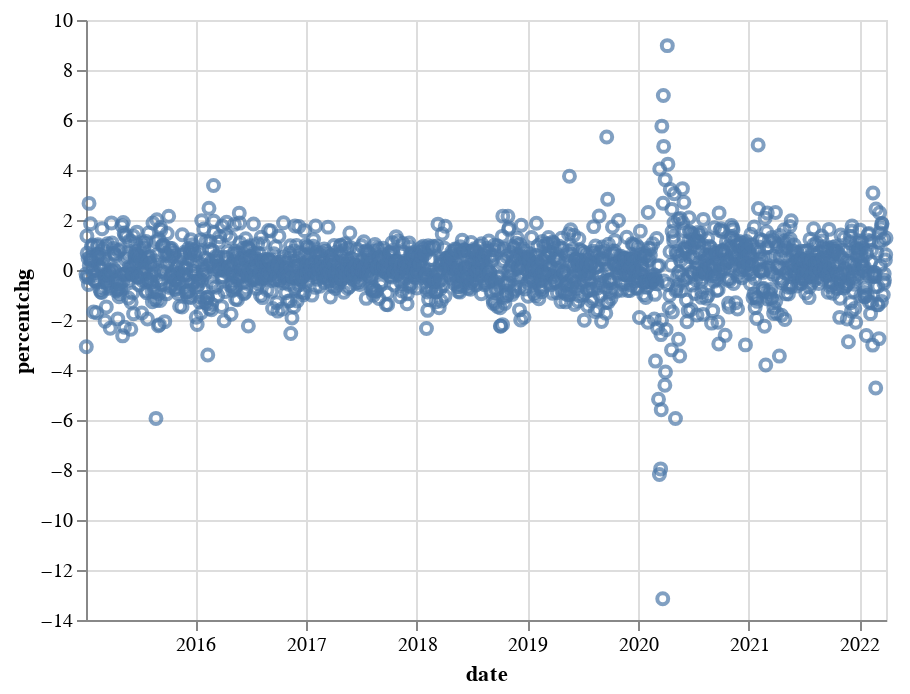

Write notebook code for a chart like this one.
### Code cell
alt.Chart(altdata_closepercentchg10).mark_point().encode(
    x='date',
    y='percentchg'
)

### Figure 1 — Vega-Lite specification as saved in the notebook (floating-point values rounded to 4 significant figures; data arrays with more than 128 entries replaced by an {"elided": "..."} marker saying what was removed)
{"config": {"view": {"continuousWidth": 400, "continuousHeight": 300}}, "data": {"name": "data-fc229fc054fc1b04d25136f121acded3"}, "mark": "point", "encoding": {"x": {"type": "temporal", "field": "date"}, "y": {"type": "quantitative", "field": "percentchg"}}, "$schema": "https://vega.github.io/schema/vega-lite/v4.8.1.json", "datasets": {"data-fc229fc054fc1b04d25136f121acded3": {"elided": "1780 records"}}}
